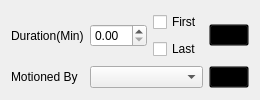
         <widget class="QWidget" name="page_3">
          <layout class="QGridLayout" name="gridLayout_8">
           <item row="1" column="3">
            <widget class="QCheckBox" name="ext_last">
             <property name="text">
              <string>Last</string>
             </property>
             <property name="autoExclusive">
              <bool>true</bool>
             </property>
            </widget>
           </item>
           <item row="0" column="0" rowspan="2">
            <widget class="QLabel" name="ext_duration_label">
             <property name="lineWidth">
              <number>0</number>
             </property>
             <property name="text">
              <string>Duration(Min)</string>
             </property>
            </widget>
           </item>
           <item row="0" column="2" rowspan="2">
            <widget class="QDoubleSpinBox" name="ext_spin_box"/>
           </item>
           <item row="0" column="3">
            <widget class="QCheckBox" name="ext_first">
             <property name="text">
              <string>First</string>
             </property>
             <property name="autoExclusive">
              <bool>true</bool>
             </property>
            </widget>
           </item>
           <item row="0" column="4" rowspan="2">
            <widget class="QPushButton" name="cancel_add_ext">
             <property name="styleSheet">
              <string notr="true">background-color: transparent</string>
             </property>
             <property name="text">
              <string/>
             </property>
             <property name="icon">
              <iconset resource="res.qrc">
               <normaloff>:/img/resources/cancel_icon.png</normaloff>:/img/resources/cancel_icon.png</iconset>
             </property>
             <property name="iconSize">
              <size>
               <width>32</width>
               <height>32</height>
              </size>
             </property>
            </widget>
           </item>
           <item row="2" column="0">
            <widget class="QLabel" name="ext_motioned_label">
             <property name="text">
              <string>Motioned By</string>
             </property>
            </widget>
           </item>
           <item row="2" column="2" colspan="2">
            <widget class="QComboBox" name="ext_combo_box"/>
           </item>
           <item row="2" column="4">
            <widget class="QPushButton" name="confirm_add_ext">
             <property name="styleSheet">
              <string notr="true">background-color: transparent</string>
             </property>
             <property name="text">
              <string/>
             </property>
             <property name="icon">
              <iconset resource="res.qrc">
               <normaloff>:/img/resources/check_icon.png</normaloff>:/img/resources/check_icon.png</iconset>
             </property>
             <property name="iconSize">
              <size>
               <width>32</width>
               <height>32</height>
              </size>
             </property>
            </widget>
           </item>
          </layout>
         </widget>
